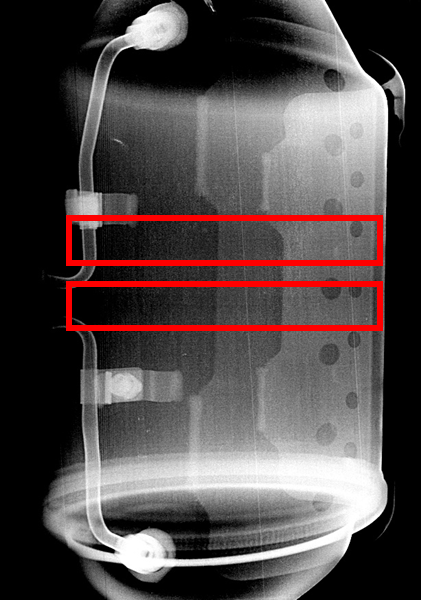
#> input picture plane/crack_7_1.png, 421 x 600 px
$ python generate_fig7_visual_v3.py
#> lines starting #> are read from the running program, lines starting #| are printed output that depends on the picture
# -*- coding: utf-8 -*-
import matplotlib.pyplot as plt
import matplotlib.patches as patches
from PIL import Image
import os
import numpy as np

def generate_fig7_v3():
    # Paths
    img_paths = [
        "crack_7_1.png",    # (0,0) Crack 1
        "melting_7_1.png",  # (0,1) Melting 1
        "crack_7_2.png",    # (1,0) Crack 2
        "melting_7_2.png"   # (1,1) Melting 2
    ]

    # Check existence
    for p in img_paths:
        if not os.path.exists(p):
            print(f"File not found: {p}")
            return

    # Output path
    output_dir = "../converted_md/images"
    os.makedirs(output_dir, exist_ok=True)
    output_path = os.path.join(output_dir, "fig_visual_samples_v3.png")

    fig, axes = plt.subplots(2, 2, figsize=(12, 10))

    # --- (0,0) Crack 1 ---
    ax = axes[0, 0]
    img = Image.open(img_paths[0]).convert('RGB')
    ax.imshow(img, cmap='gray')
    ax.set_title("(a) Hairline Crack (Sample 1)", fontsize=14)
    ax.axis('off')
    # Box & Label
    w, h = img.size
#> w = 421; h = 600
    rect = patches.Rectangle((w*0.3, h*0.2), w*0.1, h*0.5, linewidth=2, edgecolor='red', facecolor='none')
    ax.add_patch(rect)
    ax.text(w*0.3, h*0.2 - 15, 'Crack 0.94', color='red', fontsize=12, weight='bold', verticalalignment='bottom')

    # --- (0,1) Melting 1 ---
    ax = axes[0, 1]
    img = Image.open(img_paths[1]).convert('RGB')
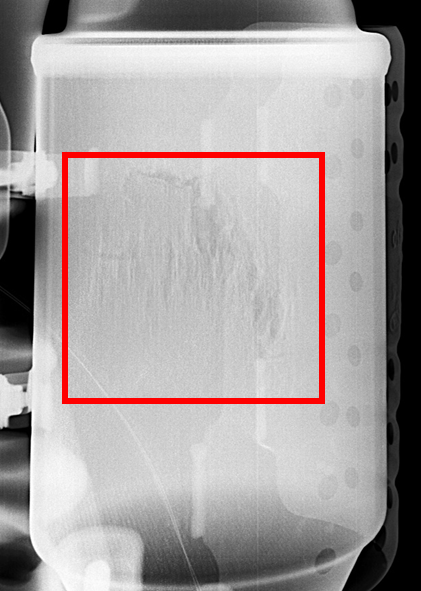
#> input picture plane/melting_7_1.png, 421 x 591 px
#> img: PIL image 421x591 RGB
    ax.imshow(img, cmap='gray')
    ax.set_title("(b) Melting (Sample 1)", fontsize=14)
    ax.axis('off')
    # Box & Label
    w, h = img.size
#> h = 591
    rect = patches.Rectangle((w*0.4, h*0.4), w*0.2, h*0.2, linewidth=2, edgecolor='red', facecolor='none')
    ax.add_patch(rect)
    ax.text(w*0.4, h*0.4 - 15, 'Melting 0.98', color='red', fontsize=12, weight='bold', verticalalignment='bottom')

    # --- (1,0) Crack 2 ---
    ax = axes[1, 0]
    img = Image.open(img_paths[2]).convert('RGB')
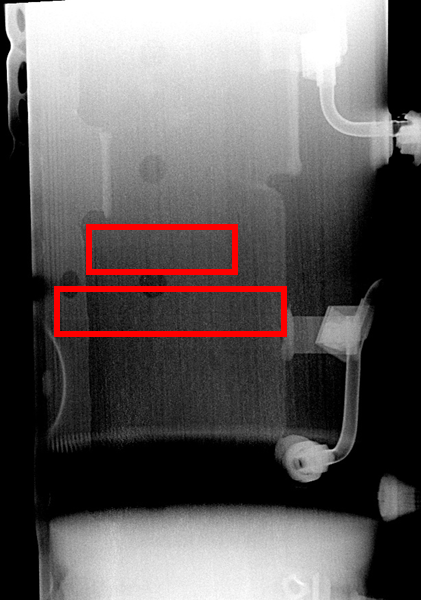
#> input picture plane/crack_7_2.png, 421 x 600 px
#> img: PIL image 421x600 RGB
    ax.imshow(img, cmap='gray')
    ax.set_title("(c) Hairline Crack (Sample 2)", fontsize=14)
    ax.axis('off')
    # Box & Label
    w, h = img.size
#> h = 600
    rect = patches.Rectangle((w*0.5, h*0.3), w*0.08, h*0.4, linewidth=2, edgecolor='red', facecolor='none')
    ax.add_patch(rect)
    ax.text(w*0.5, h*0.3 - 15, 'Crack 0.91', color='red', fontsize=12, weight='bold', verticalalignment='bottom')

    # --- (1,1) Melting 2 (Cropped for diversity) ---
    ax = axes[1, 1]
    img_raw = Image.open(img_paths[3]).convert('RGB')
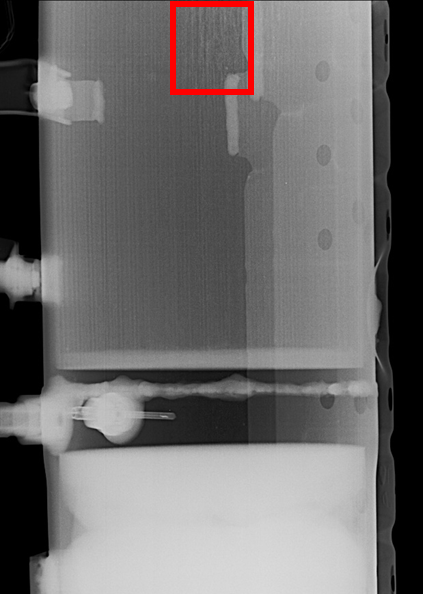
#> input picture plane/melting_7_2.png, 423 x 594 px
#> img_raw is the input picture: PIL image 423x594 RGB; mean R, G, B 109.3, 107.2, 107.2
    # Crop to differentiating region
    w_r, h_r = img_raw.size
#> w_r = 423; h_r = 594
    img = img_raw.crop((0, 0, int(w_r*0.6), int(h_r*0.6)))
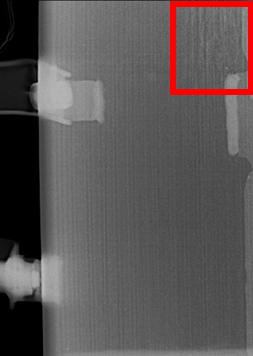
#> img: PIL image 253x356 RGB; mean R, G, B 90.6, 85.2, 85.2
    ax.imshow(img, cmap='gray')
    ax.set_title("(d) Melting (Sample 2)", fontsize=14)
    ax.axis('off')
    # Box & Label
    w, h = img.size
#> w = 253; h = 356
    rect = patches.Rectangle((w*0.2, h*0.2), w*0.3, h*0.3, linewidth=2, edgecolor='red', facecolor='none')
    ax.add_patch(rect)
    ax.text(w*0.2, h*0.2 - 15, 'Melting 0.95', color='red', fontsize=12, weight='bold', verticalalignment='bottom')

    plt.tight_layout()
    plt.savefig(output_path, dpi=300, bbox_inches='tight')
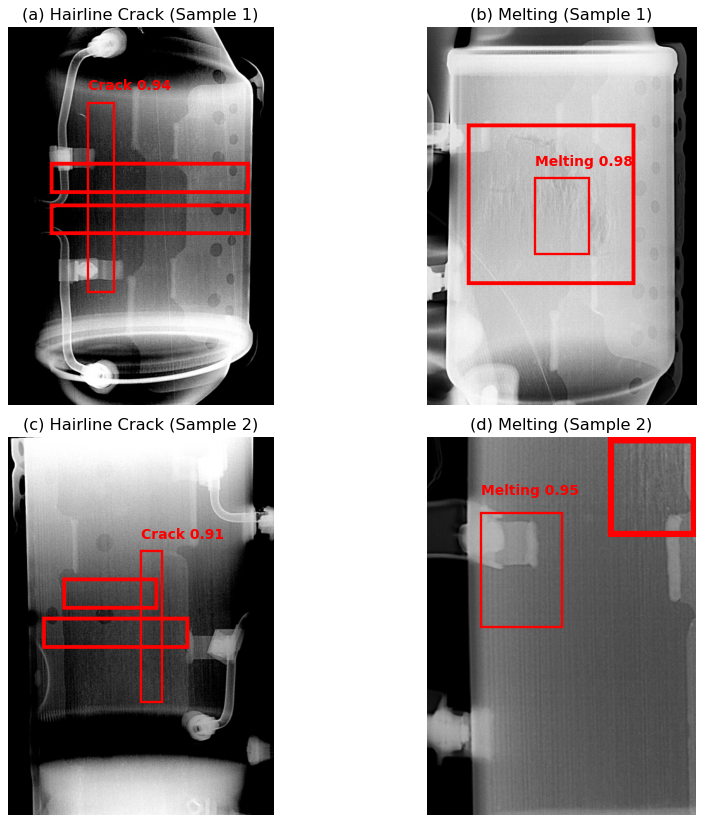
#> figure drawn by matplotlib, 4 panels
    plt.close()
    print(f"Figure saved to: {output_path}")

if __name__ == "__main__":
    generate_fig7_v3()
